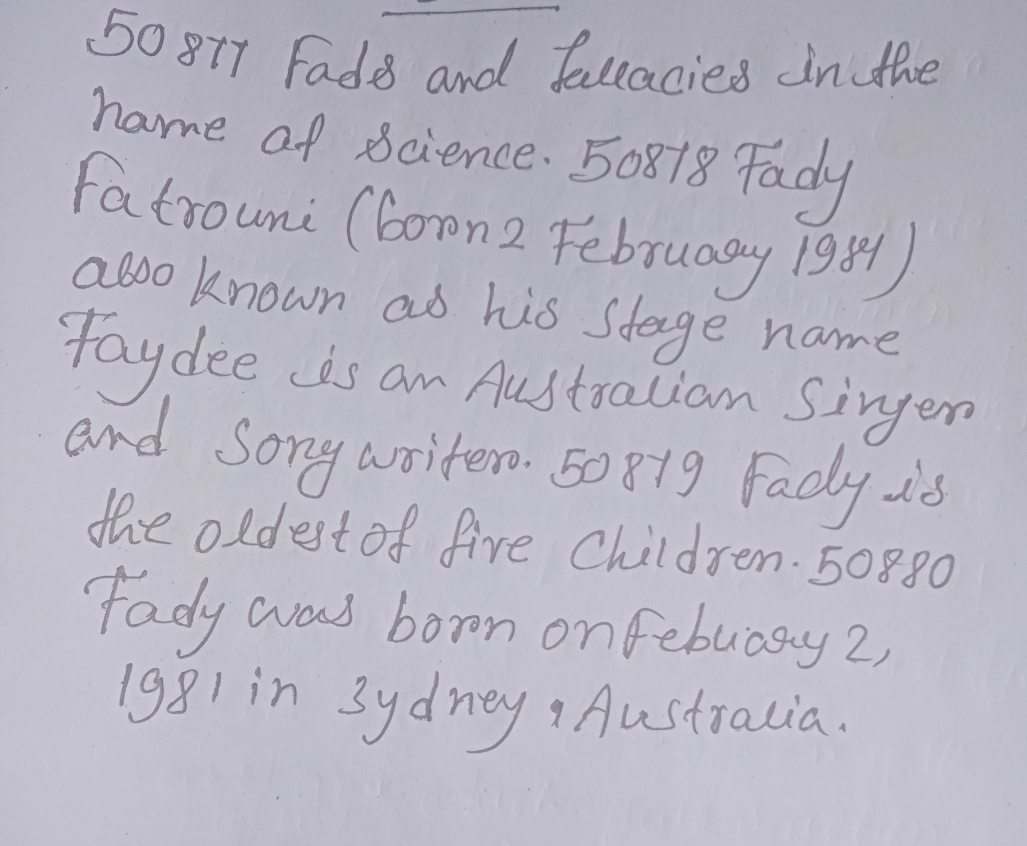
#> input picture dataset1.jpg, 3080 x 2536 px (shown at 1/3 size)
$ jupyter execute --allow-errors dem.ipynb   (shell and % lines are left out)
#> lines starting #> are read from the running program, lines starting #| are printed output that depends on the picture; after the words box and inside, x2 and y2 are one past the last pixel; in counts of white or black regions, pixels touching at a corner belong together
[cell 1]
# 1. INSTALLATION: Tesseract and Python libraries

# Install system packages for Tesseract OCR

# Install Python libraries

import os
import cv2
import pytesseract
import numpy as np
from PIL import Image
from matplotlib import pyplot as plt
from google.colab.patches import cv2_imshow
from google.colab import files

# Point pytesseract to the Tesseract executable installed above
pytesseract.pytesseract.tesseract_cmd = "/usr/bin/tesseract"

print("Tesseract version:", pytesseract.get_tesseract_version())
#> (this line was passed over: pytesseract is not available in this run)
print("Setup complete.")

## 1. Installation

Install Tesseract OCR and the required Python libraries, then import everything needed for OCR and image processing in Google Colab.

## 2. Image Upload

Upload one or more scanned answer sheet images from your local machine using `google.colab.files.upload()`. The first uploaded image will be used in the following steps.

[cell 2]
# 2. IMAGE UPLOAD: upload scanned answer sheet images
uploaded = files.upload()
#> the answer given: dataset1.jpg

# Take the first uploaded file as the active image
image_names = list(uploaded.keys())
if not image_names:
    raise RuntimeError("No image uploaded. Please run this cell again and upload an image.")

image_path = image_names[0]
print("Using image:", image_path)

## 3. Display Original Image

Read the uploaded answer sheet image with OpenCV and display it using `cv2_imshow()` to verify that the correct file was loaded.

[cell 3]
# 3. DISPLAY ORIGINAL IMAGE
image_bgr = cv2.imread(image_path)
#> image_bgr is the input picture: shape (2536, 3080, 3); mean B, G, R 194.7, 181.6, 183.6

if image_bgr is None:
    raise RuntimeError(f"Failed to read image at path: {image_path}")

# OpenCV loads images in BGR color space; cv2_imshow can display it directly
cv2_imshow(image_bgr)

## 4. Image Preprocessing

Convert the image to grayscale, reduce noise with Gaussian blur, and apply adaptive thresholding to create a high-contrast, binarized image suitable for OCR. The processed image will be displayed.

[cell 4]
# 4. IMAGE PREPROCESSING: grayscale, blur, adaptive threshold
# Reload the original image to ensure we start from a clean copy
image_bgr = cv2.imread(image_path)

# Convert to grayscale
gray = cv2.cvtColor(image_bgr, cv2.COLOR_BGR2GRAY)

# Apply Gaussian blur for noise reduction
blur = cv2.GaussianBlur(gray, (5, 5), 0)

# Adaptive thresholding for binarization
thresh = cv2.adaptiveThreshold(
    blur,
    255,
    cv2.ADAPTIVE_THRESH_GAUSSIAN_C,
    cv2.THRESH_BINARY,
    11,
    2
)
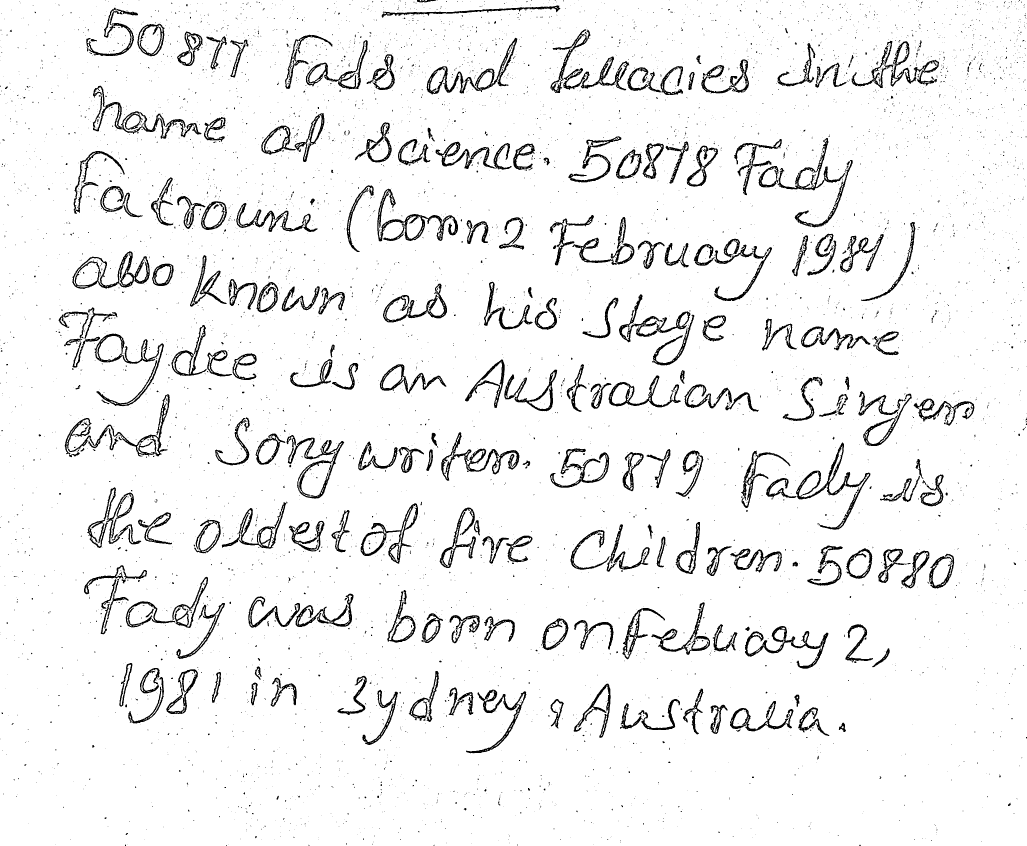
#> thresh: shape (2536, 3080) (shown at 1/3 size); 94.1% white; 7107 black regions (6679 under 20 px), largest, box (x1, y1, x2, y2) and area: (194, 1183, 509, 1372) 6651, (1132, 566, 1374, 724) 6552, (2388, 1327, 2611, 1589) 6436

cv2_imshow(thresh)

## 5. OCR Extraction

Run Tesseract OCR on the preprocessed (thresholded) image using `pytesseract.image_to_string` with configuration `--oem 3 --psm 6`. The extracted text is printed clearly for review.

[cell 5]
# 5. OCR EXTRACTION: use pytesseract on preprocessed image
custom_config = r"--oem 3 --psm 6"

# pytesseract can work directly on the single-channel thresholded image
#> (the rest of this cell did not finish here and is left out)

## 6. Save and Download Extracted Text

Save the OCR output to a `.txt` file and provide a download link using `google.colab.files.download()` so you can easily export the extracted answer sheet text.

[cell 6]
# 6. SAVE OUTPUT: write extracted or corrected text to file and download
output_filename = "extracted_text.txt"

# Prefer corrected_text if it exists and is non-empty; otherwise fall back to extracted_text.
#> (the rest of this cell did not finish here and is left out)

## 7. BERT-based Text Correction

Use a transformer-based language model to analyse the OCR output and generate a corrected version of the extracted text. Run this after the OCR extraction cell and before saving.

[cell 7]
# 7. BERT-STYLE TEXT CORRECTION USING A TRANSFORMER MODEL
# This cell refines `extracted_text` and produces `corrected_text`.
# Run the OCR extraction cell first so `extracted_text` is defined.

from transformers import AutoTokenizer, AutoModelForSeq2SeqLM, pipeline

model_name = "prithivida/grammar_error_correcter_v1"  # transformer-based text correction model
#> (the rest of this cell did not finish here and is left out)

# Deep Learning Handwriting OCR (TrOCR-based)

The following cells implement a handwriting-optimized OCR pipeline using Microsoft's TrOCR model, which usually gives much higher accuracy on handwritten answer sheets than classic Tesseract or EasyOCR.

## 8. Install TrOCR Dependencies

Install the required deep learning libraries and Hugging Face Transformers. Run this in Colab (GPU is recommended but not required for small images).

[cell 8]
# 8. INSTALL REQUIRED LIBRARIES FOR TrOCR

print("Installed Transformers + PyTorch dependencies for TrOCR.")

## 9. Upload Answer Sheet Image (for TrOCR)

Upload the handwritten answer sheet you want to process with the TrOCR model.

[cell 9]
# 9. UPLOAD ANSWER SHEET IMAGE (TrOCR)
from google.colab import files

uploaded_trocr = files.upload()
#> the answer given: handwriting.jpeg

if not uploaded_trocr:
    raise RuntimeError("No image uploaded. Please upload a handwritten answer sheet.")

trocr_img_path = list(uploaded_trocr.keys())[0]
print("Uploaded for TrOCR:", trocr_img_path)

## 10. Load and Preprocess Image for TrOCR

Convert the uploaded image to grayscale, enhance contrast, and display it before feeding into the TrOCR model.

[cell 10]
# 10. LOAD IMAGE & PREPROCESS FOR TrOCR
from PIL import Image, ImageOps
import matplotlib.pyplot as plt

# Load image for TrOCR
trocr_image = Image.open(trocr_img_path)
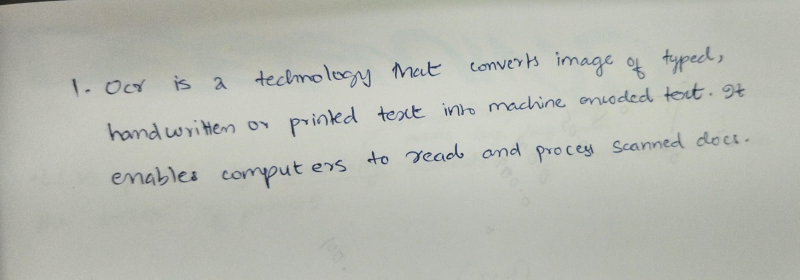
#> input picture handwriting.jpeg, 1600 x 559 px (shown at 1/2 size)
#> trocr_image is the input picture: PIL image 1600x559 RGB; mean R, G, B 183.6, 185.9, 178

# Convert to grayscale and auto-contrast to help handwriting OCR
trocr_gray = ImageOps.grayscale(trocr_image)
trocr_enhanced = ImageOps.autocontrast(trocr_gray)
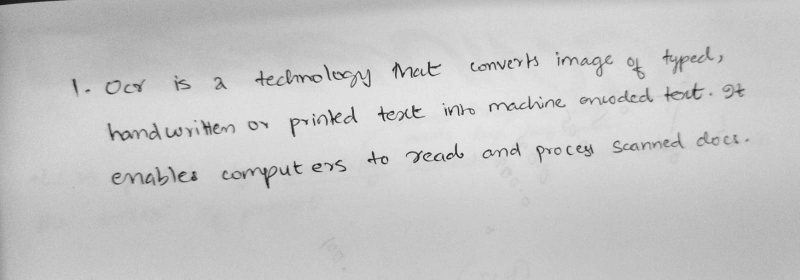
#> trocr_enhanced: PIL image 1600x559 L (shown at 1/2 size); min 0, max 255, mean 199

plt.imshow(trocr_enhanced, cmap="gray")
plt.axis("off")
plt.title("Preprocessed image for TrOCR")

## 11. Load TrOCR Handwriting Model

Use Microsoft's `microsoft/trocr-small-handwritten` model, which is trained specifically for handwritten text.

[cell 11]
# 11. LOAD TrOCR HANDWRITING MODEL
from transformers import TrOCRProcessor, VisionEncoderDecoderModel

trocr_model_name = "microsoft/trocr-small-handwritten"
#> (the rest of this cell did not finish here and is left out)

## 12. Perform TrOCR-based OCR Extraction

Run the TrOCR model on the preprocessed image to get high-quality handwriting text extraction.

[cell 12]
# 12. PERFORM TrOCR-BASED OCR EXTRACTION
import torch

# Upscale the preprocessed image to help the model read small handwriting
scale_factor = 2
w, h = trocr_enhanced.size
#> w = 1600; h = 559
trocr_up = trocr_enhanced.resize((w * scale_factor, h * scale_factor))

# Ensure image is in RGB format for the processor
trocr_rgb = trocr_up.convert("RGB")

# Prepare image for model
#> (the rest of this cell did not finish here and is left out)
